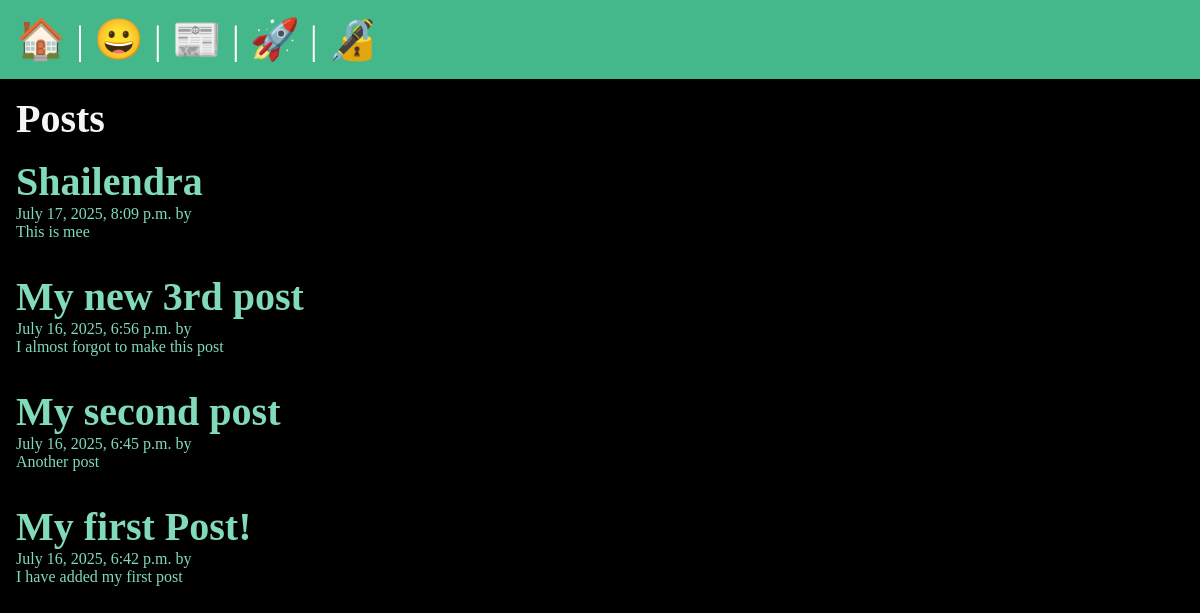
The app's page /posts/, older data.
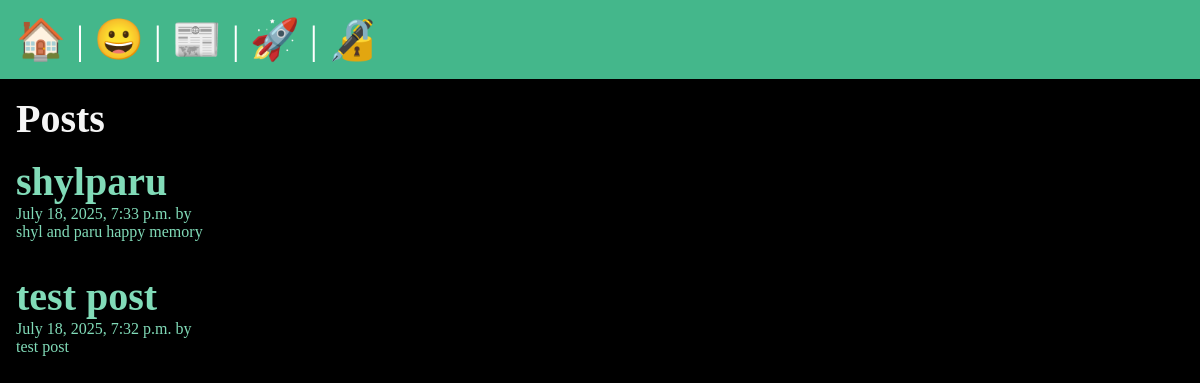
The same page, newer data.
### posts/models.py (models this page shows, shortened)
class Post(models.Model):
    title = models. CharField(max_length=75)
    body = models.TextField()
    slug = models.SlugField()
    date = models.DateTimeField(auto_now_add=True)
    banner = models.ImageField(default = 'fallback.jpg', blank=True)

### posts/views.py (the view)
# urls.py: path('', views.posts_list, name='list'),
def posts_list(request):
    posts = Post.objects.all().order_by('-date')
    return render(request, 'posts/post_list.html', {'posts': posts})

### assets/posts/templates/posts/post_list.html
{% extends "layouts.html" %} {% block title %}Posts{% endblock %}
{% block content %}
  <section>
  <h1>Posts</h1>
  {% for post in posts %}
    <article>
      <h2>
        <a href = "{% url 'posts:page' slug=post.slug %}">
        {{ post.title }}
      </h2>
      <p> {{ post.date }} by {{ post.author }} </p>
      <p> {{ post.body }} </p>
    </article>
  {% endfor %}
  </section>
{% endblock content %}

### templates/layouts.html (shortened to what this page needs)
<!DOCTYPE html>
{% load static %}
<html lang="en">
  <head>
    <link rel="stylesheet" href="{% static 'css/style.css' %}" />
  </head>
  <body>
    <nav>
      <a href="/">
        <span role="img" aria-label="Home" title = "Home"> 🏠 </span>
      </a> |
      <a href="/about">
        <span role="img" aria-label="about" title = "about"> 😀 </span>
      </a> |
      <a href="{% url 'posts:list' %}" >
        <span role="img" aria-label="Posts" title = "Posts"> 📰  </span>
      </a> |
      <a href="{% url 'users:register' %}" >
        <span role="img" aria-label="User Registration" title = "User Registration"> 🚀 </span>
      </a> |
      <a href="{% url 'users:login' %}" >
        <span role="img" aria-label="User Login" title = "User Registration"> 🔏 </span>
      </a>
    </nav>
    <main>{% block content %} {% endblock %}</main>
  </body>
</html>

Row changes from the older to the newer data that the page shows:
removed Post: title "Shailendra", date "July 17, 2025, 8:09 p.m.", body "This is mee"
removed Post: title "My new 3rd post", date "July 16, 2025, 6:56 p.m.", body "I almost forgot to make this post"
changed Post: title "My second post" → "shylparu"; date "July 16, 2025, 6:45 p.m." → "July 18, 2025, 7:33 p.m."; body "Another post" → "shyl and paru happy memory"
changed Post: title "My first Post!" → "test post"; date "July 16, 2025, 6:42 p.m." → "July 18, 2025, 7:32 p.m."; body "I have added my first post" → "test post"
